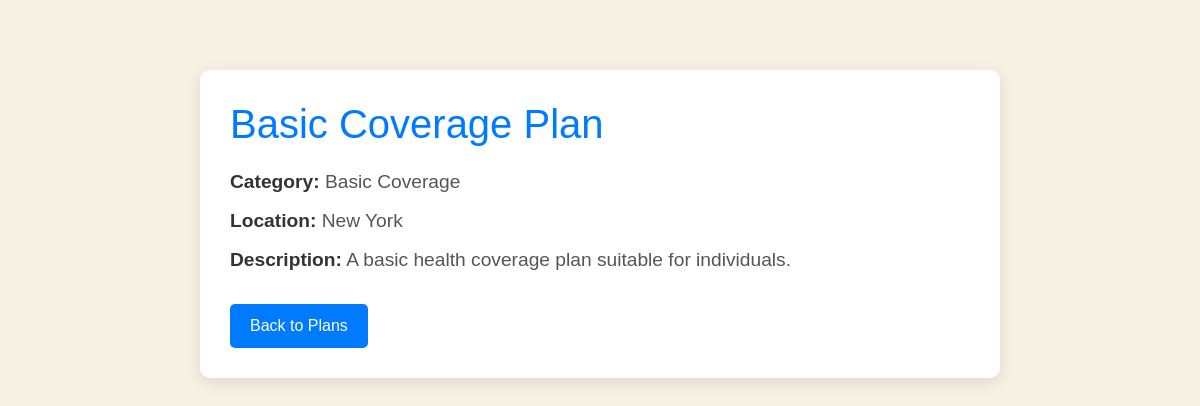
/plan/1/ (signed in), run on the app's committed database.
### home/models.py (models this page shows, shortened)
class HealthInsurance(models.Model):
    plan_name = models.CharField(max_length=255)
    category = models.CharField(max_length=255)
    location = models.CharField(max_length=255)
    description = models.TextField()

### home/views.py (the view)
# urls.py: path('plan/<int:id>/', views.plan_detail, name='plan_detail')
@login_required
def plan_detail(request, id):
    plan = get_object_or_404(HealthInsurance, id=id)
    return render(request, 'plan_detail.html', {'plan': plan})

### home/templates/plan_detail.html (shortened to what this page needs)
<!DOCTYPE html>
<html lang="en">
<head>
    <link href="https://cdn.jsdelivr.net/npm/bootstrap@5.3.3/dist/css/bootstrap.min.css" rel="stylesheet">
</head>
<body>
    <div class="container custom">
        <h1>{{ plan.plan_name }}</h1>
        <p><strong>Category:</strong> {{ plan.category }}</p>
        <p><strong>Location:</strong> {{ plan.location }}</p>
        <p><strong>Description:</strong> {{ plan.description }}</p>
        <a href="{% url 'insurance_search' %}" class="btn-back">Back to Plans</a>
    </div>
</body>
</html>

### home/templates/plan_detail.html (style rules this page uses)
body { font-family: 'Poppins', sans-serif; background-color: #f7f1e3; color: #333; padding: 20px; }
.container.custom { background: white; padding: 30px; border-radius: 10px; box-shadow: 0 4px 15px rgba(0, 0, 0, 0.1); max-width: 800px; margin: auto; margin-top: 50px; }
h1 { font-size: 2.5rem; color: #007bff; margin-bottom: 20px; }
p { font-size: 1.2rem; margin-bottom: 10px; color: #555; }
p strong { color: #333; }
.btn-back { display: inline-block; margin-top: 20px; padding: 10px 20px; background-color: #007bff; color: white; text-decoration: none; border-radius: 5px; transition: background-color 0.3s; }

### data on the page
HealthInsurance: plan_name "Basic Coverage Plan", category "Basic Coverage", location "New York", description "A basic health coverage plan suitable for individuals."
